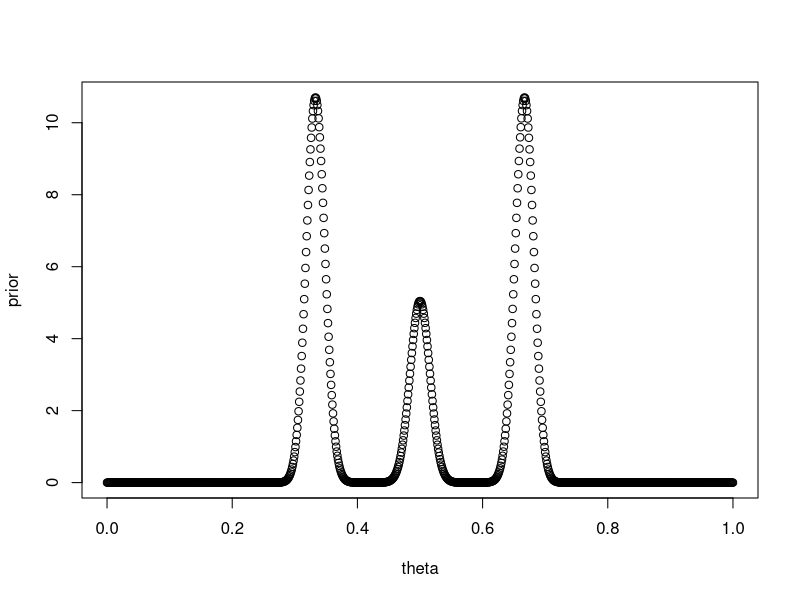
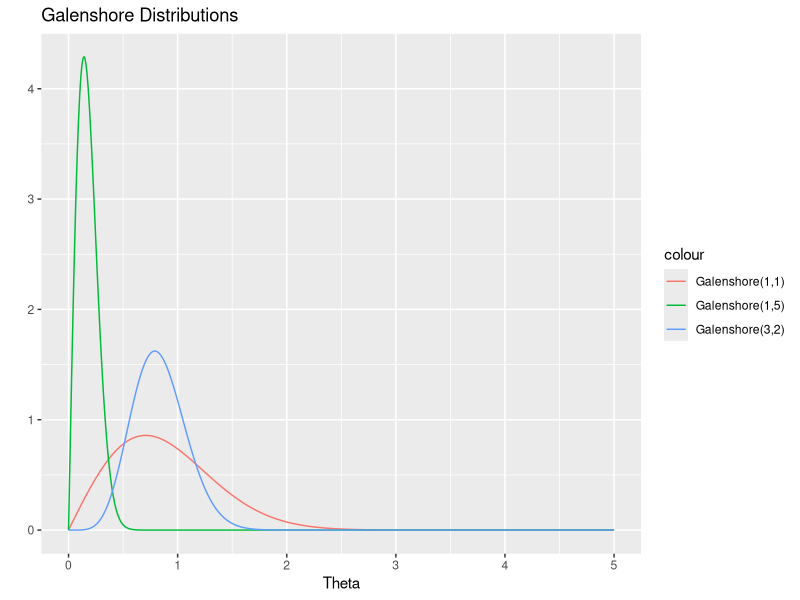

Write the R code that produced these figures, in order.
## ---- chunk 1
library(tidyverse)
## ---- chunk 2
theta = seq(0,1,.001)
prior = 1/5*dbeta(theta, 500, 500) + 2/5*dbeta(theta, 1000/3,2000/3) +
  2/5*dbeta(theta, 2000/3,1000/3)
plot(theta,prior)
## ---- chunk 3
galenshore = function(theta,c,d){
  return(2/gamma(c)*d^(2*c)*theta^(2*c-1)*exp(-d^2*theta^2) )
}
## ---- chunk 4
theta = seq(0,5,.001)
galenshore_1_1 = galenshore(theta,1,1)
galenshore_3_2 = galenshore(theta,3,2)
galenshore_1_5 = galenshore(theta,1,5)
df = tibble(theta, galenshore_1_1,galenshore_3_2,galenshore_1_5)
df |> 
  ggplot(aes(x = theta)) +
  geom_line(aes(y = galenshore_1_1, color = "Galenshore(1,1)")) +
  geom_line(aes(y = galenshore_1_5, color = "Galenshore(1,5)")) +
  geom_line(aes(y = galenshore_3_2, color = "Galenshore(3,2)")) +
  labs(x = "Theta", y = "", title = "Galenshore Distributions")
